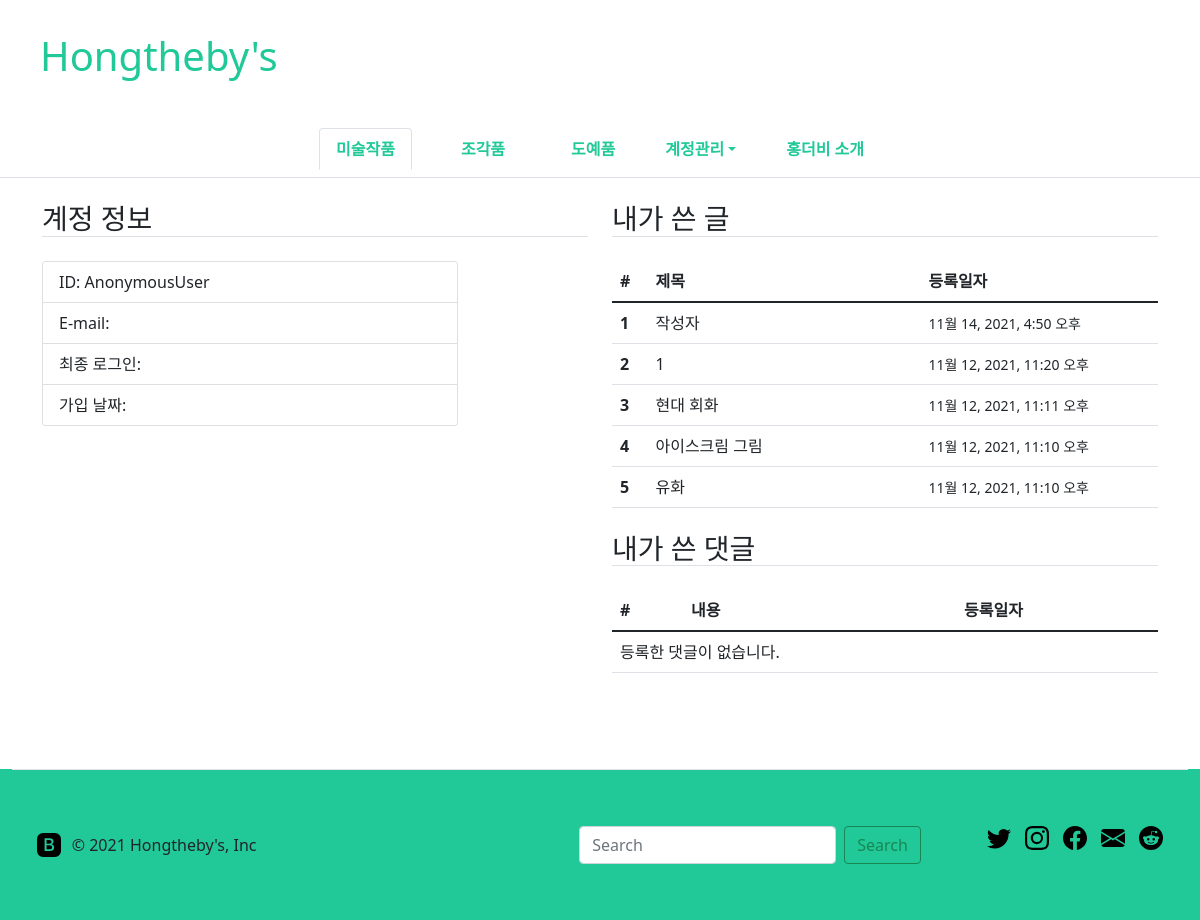
Page /common/mypage/ on the earlier database version.
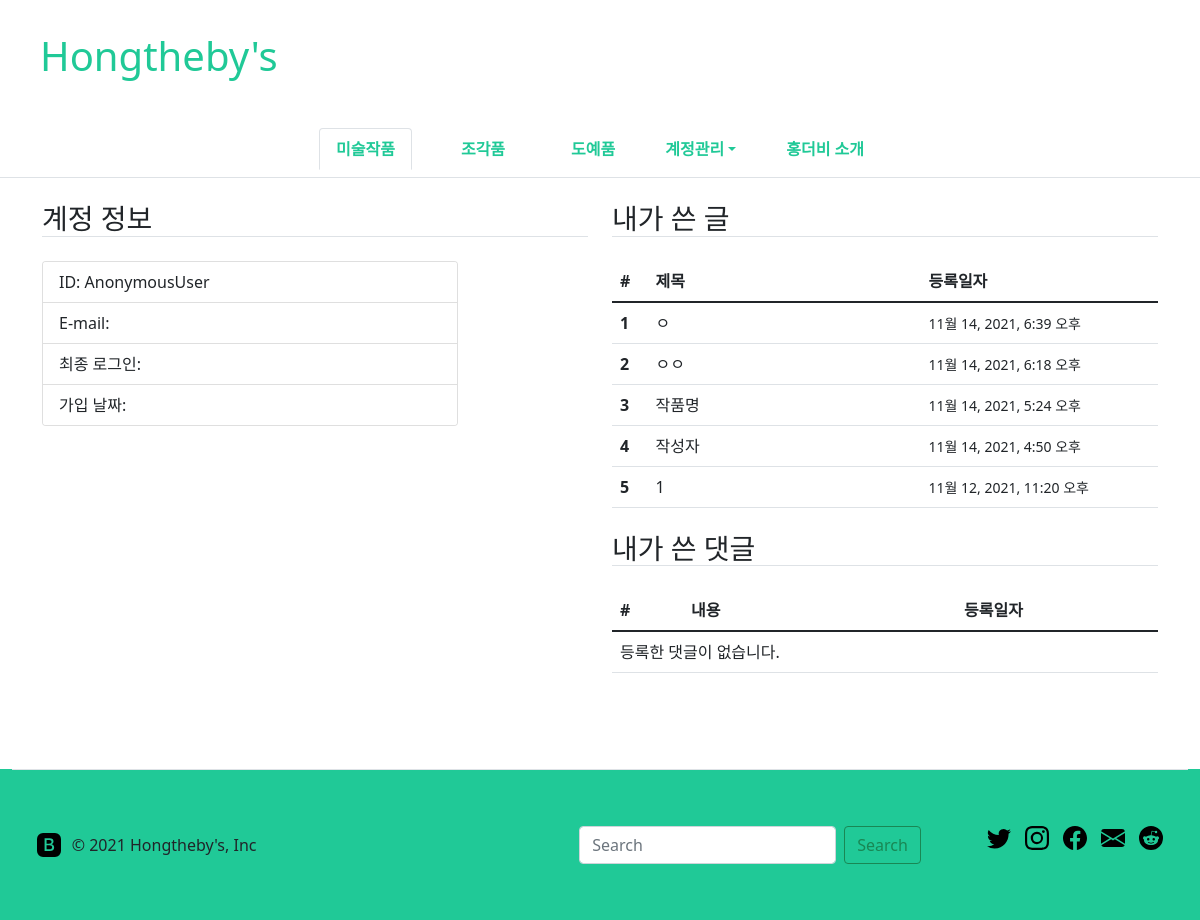
Same page on the later database version.
### art/models.py (models this page shows, shortened)
class Item(models.Model):
    author = models.ForeignKey(User, on_delete=models.CASCADE)
    subject = models.CharField(max_length=200)
    title = models.CharField(max_length=20)
    price = models.IntegerField()
    content = models.TextField()
    create_date = models.DateTimeField()
    modify_date = models.DateTimeField(null=True, blank=True)
    image = models.ImageField(upload_to='images/', blank=True, null=True)

### common/views.py (the view)
# urls.py: path('mypage/', views.mypage, name='mypage'),
def mypage(request):
    my_item_list = Item.objects.order_by('-create_date')
    my_comment_list = Comment.objects.order_by('-create_date')
    context = {'my_item': my_item_list,
               'my_comment': my_comment_list, }
    return render(request, 'common/mypage.html', context)

### templates/common/mypage.html
{% extends 'base.html' %}
{% block content %}
<div class="container mb-5">
  <div class="row">
      <div class="col">
          <h3 class="border-bottom my-4">계정 정보</h3>
          <div class="card" style="width: 26rem;">
            <ul class="list-group list-group-flush">
            <li class="list-group-item">ID: {{ request.user }}</li>
            <li class="list-group-item">E-mail: {{ request.user.email }}</li>
            <li class="list-group-item">최종 로그인: {{ request.user.last_login }}</li>
            <li class="list-group-item">가입 날짜: {{ request.user.date_joined }}</li>
            </ul>
          </div>
      </div>
      <div class="col">
        <div class>
            <h3 class="border-bottom my-4">내가 쓴 글</h3>
            <table class="table">
            <thead>
                <tr>
                <th scope="col">#</th>
                <th scope="col" style="width:50%">제목</th>
                <th scope="col">등록일자</th>
                </tr>
            </thead>
            <tbody>
            {% if my_item %}
            {% for item in my_item %}
            {% if forloop.counter < 6 %}
                <tr style="white-space: nowrap;">
                <th scope="row">{{ forloop.counter }}</th>
                <td>{{ item.title }}</td>
                <td><small>{{ item.create_date }}</small></td>
                </tr>
            {% endif %}
            {% endfor %}
            {% else %}
            <tr>
            <td colspan="3">등록한 글이 없습니다.</td>
            </tr>
            {% endif %}
            </tbody>
            </table>
            </div>
        <div class="mb-5">
        <h3 class="border-bottom my-4">내가 쓴 댓글</h3>
            <table class="table">
            <thead>
                <tr>
                <th scope="col">#</th>
                <th scope="col" style="width:50%">내용</th>
                <th scope="col">등록일자</th>
                </tr>
            </thead>
            <tbody>
            {% if my_comment %}
            {% for comment in my_comment %}
            {% if forloop.counter < 6 %}
                <tr style="white-space: nowrap;">
                <th scope="row">{{ forloop.counter }}</th>
                <td>{{ comment.content }}</td>
                <td><small>{{ comment.create_date }}</small></td>
                </tr>
            {% endif %}
            {% endfor %}
            {% else %}
            <tr>
            <td colspan="3">등록한 댓글이 없습니다.</td>
            </tr>
            {% endif %}
            </tbody>
            </table>
        </div>
      </div>
  </div>
</div>
{% endblock %}

Differences in the rows shown:
no longer on this page (row unchanged): Item: title "현대 회화", create_date "11월 12, 2021, 11:11 오후"
no longer on this page (row unchanged): Item: title "아이스크림 그림", create_date "11월 12, 2021, 11:10 오후"
no longer on this page (row unchanged): Item: title "유화", create_date "11월 12, 2021, 11:10 오후"
added Item: title "ㅇ", create_date "11월 14, 2021, 6:39 오후"
added Item: title "ㅇㅇ", create_date "11월 14, 2021, 6:18 오후"
added Item: title "작품명", create_date "11월 14, 2021, 5:24 오후"
